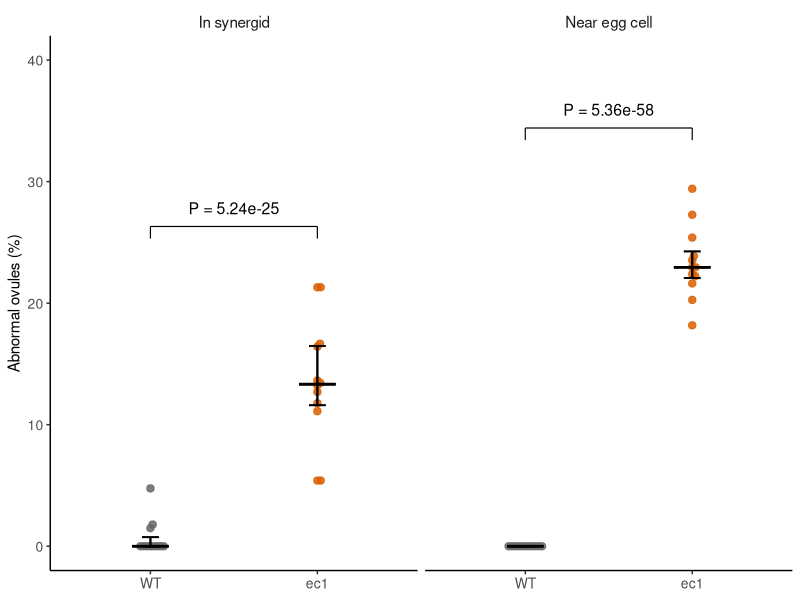
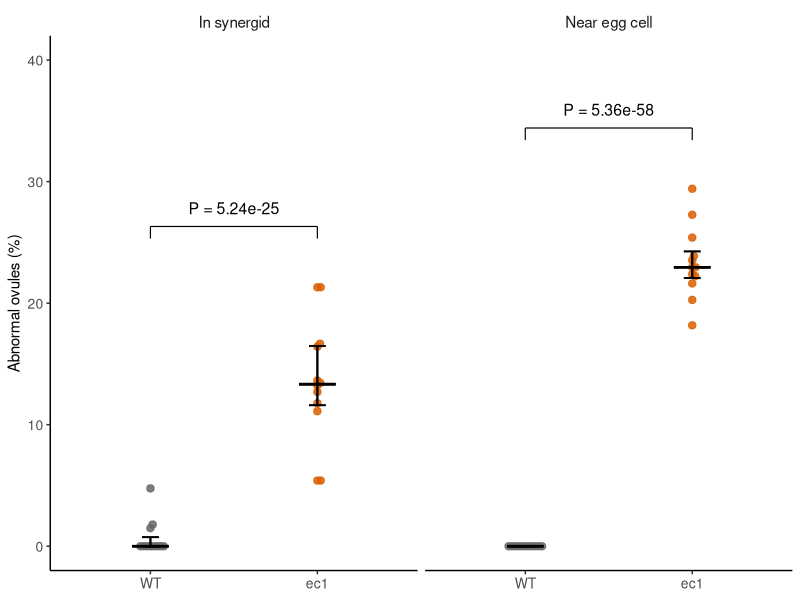

The R source for these figures, in order:
library(dplyr)
library(tidyr)
library(ggplot2)
library(ggbeeswarm)

# ---------------------------------------------------------------------------
# Data reconstruction for Fig. 3 abnormal ovule phenotype analysis.
# This script reproduces the original selection of wild-type and ec1 counts
# and generates the boxplot summary used in the publication.
# ---------------------------------------------------------------------------

ec1 <- data.frame(
  genotype = "ec1",
  total = c(72,74,74,66,66,67,63,67,61,68,61,68),
  normal = c(5,11,5,5,11,15,6,4,6,6,10,9),
  abnormal_1 = c(8,4,4,9,11,11,8,9,13,9,13,8),
  abnormal_2 = c(16,16,15,12,18,16,16,15,14,20,14,16)
)

WT <- data.frame(
  genotype = "WT",
  total = c(47,64,64,69,63,67,70,59,73,56,67),
  normal = c(27,27,33,21,36,42,42,32,23,31,38),
  abnormal_1 = c(0,0,0,0,3,0,0,0,0,1,1),
  abnormal_2 = c(0,0,0,0,0,0,0,0,0,0,0)
)

df <- bind_rows(ec1, WT)

# Convert the count table to a long data frame for plotting and summary stats.
df_long <- df %>%
  pivot_longer(
    cols = c(abnormal_1, abnormal_2),
    names_to = "pheno",
    values_to = "abnormal"
  ) %>%
  mutate(
    rate = 100 * abnormal / total,
    genotype = factor(genotype, levels = c("WT", "ec1")),
    pheno = factor(
      pheno,
      levels = c("abnormal_2", "abnormal_1"),
      labels = c("Near egg cell", "In synergid")
    )
  )

# Summary statistics used for the confidence-interval-style overlay.
sum_df <- df_long %>%
  group_by(pheno, genotype) %>%
  summarise(
    q1  = quantile(rate, 0.25),
    med = median(rate),
    q3  = quantile(rate, 0.75),
    .groups = "drop"
  )

# Keep the figure annotations aligned with the paper's statistical validation:
# the main annotation labels are based on the binomial logistic regression model.
# Fisher exact tests are retained only as a complementary sanity check.
mat1 <- matrix(c(
  sum(df$abnormal_1[df$genotype == "ec1"]),
  sum(df$total[df$genotype == "ec1"] - df$abnormal_1[df$genotype == "ec1"]),
  sum(df$abnormal_1[df$genotype == "WT"]),
  sum(df$total[df$genotype == "WT"] - df$abnormal_1[df$genotype == "WT"])
), nrow = 2, byrow = TRUE)

p1 <- fisher.test(mat1)$p.value

mat2 <- matrix(c(
  sum(df$abnormal_2[df$genotype == "ec1"]),
  sum(df$total[df$genotype == "ec1"] - df$abnormal_2[df$genotype == "ec1"]),
  sum(df$abnormal_2[df$genotype == "WT"]),
  sum(df$total[df$genotype == "WT"] - df$abnormal_2[df$genotype == "WT"])
), nrow = 2, byrow = TRUE)

p2 <- fisher.test(mat2)$p.value

fisher_results <- tibble(
  pheno = levels(df_long$pheno),
  fisher_p_value = c(p1, p2)
)

# Show the exact p-value in the publication-style annotation instead of asterisks.
p_to_label <- function(p) sprintf("P = %.2e", p)

# Logistic regression is the validation used for the figure annotation in the paper.
logit_results <- df_long %>%
  group_by(pheno) %>%
  group_modify(~ {
    fit_null <- glm(
      cbind(abnormal, total - abnormal) ~ 1,
      family = binomial(link = "logit"),
      data = .x
    )
    fit_full <- glm(
      cbind(abnormal, total - abnormal) ~ genotype,
      family = binomial(link = "logit"),
      data = .x
    )
    lrt <- anova(fit_null, fit_full, test = "LRT")

    tibble(
      chi_square = lrt$Deviance[2],
      df = lrt$Df[2],
      p_value = lrt$`Pr(>Chi)`[2]
    )
  }) %>%
  ungroup() %>%
  mutate(label = sapply(p_value, p_to_label))

# Use the model-based p-values for the annotation labels shown in the figure.
anno_df <- data.frame(
  pheno = levels(df_long$pheno),
  x1 = 1,
  x2 = 2,
  y = c(
    max(df_long$rate[df_long$pheno == levels(df_long$pheno)[1]]) + 5,
    max(df_long$rate[df_long$pheno == levels(df_long$pheno)[2]]) + 5
  ),
  label = logit_results$label
)

# Create the publication-style boxplot with beeswarm points and significance bars.
p <- ggplot(df_long, aes(x = genotype, y = rate, color = genotype)) +
  geom_beeswarm(
    size = 2.2,
    alpha = 0.85,
    priority = "density"
  ) +
  geom_linerange(
    data = sum_df,
    aes(x = genotype, ymin = q1, ymax = q3),
    inherit.aes = FALSE,
    linewidth = 0.8,
    color = "black"
  ) +
  geom_errorbar(
    data = sum_df,
    aes(x = genotype, ymin = med, ymax = med),
    width = 0.22,
    linewidth = 0.9,
    inherit.aes = FALSE,
    color = "black"
  ) +
  geom_errorbar(
    data = sum_df,
    aes(x = genotype, ymin = q1, ymax = q1),
    width = 0.10,
    linewidth = 0.6,
    inherit.aes = FALSE,
    color = "black"
  ) +
  geom_errorbar(
    data = sum_df,
    aes(x = genotype, ymin = q3, ymax = q3),
    width = 0.10,
    linewidth = 0.6,
    inherit.aes = FALSE,
    color = "black"
  ) +
  geom_segment(
    data = anno_df,
    aes(x = x1, xend = x2, y = y, yend = y),
    inherit.aes = FALSE,
    linewidth = 0.4
  ) +
  geom_segment(
    data = anno_df,
    aes(x = x1, xend = x1, y = y, yend = y - 1),
    inherit.aes = FALSE,
    linewidth = 0.4
  ) +
  geom_segment(
    data = anno_df,
    aes(x = x2, xend = x2, y = y, yend = y - 1),
    inherit.aes = FALSE,
    linewidth = 0.4
  ) +
  geom_text(
    data = anno_df,
    aes(x = 1.5, y = y + 1.5, label = label),
    inherit.aes = FALSE,
    size = 4
  ) +
  facet_wrap(~ pheno, nrow = 1, scales = "fixed") +
  scale_color_manual(values = c("WT" = "grey40", "ec1" = "#D95F02")) +
  scale_y_continuous(name = "Abnormal ovules (%)", limits = c(0, 40)) +
  xlab(NULL) +
  theme_classic(base_size = 11) +
  theme(
    strip.background = element_blank(),
    strip.text = element_text(size = 11),
    axis.line = element_line(linewidth = 0.5),
    axis.ticks = element_line(linewidth = 0.5),
    axis.text = element_text(size = 10),
    axis.title.y = element_text(size = 11),
    legend.position = "none"
  )

print(p)

if (!dir.exists("../plots")) dir.create("../plots", recursive = TRUE)
ggsave("../plots/abnormal_ovule_synergid.pdf", p, width = 3.5, height = 3)

# ---------------------------------------------------------------------------
# Binomial logistic regression with a likelihood-ratio test.
# These are the validation results used to match the paper's annotation logic.
# ---------------------------------------------------------------------------
logit_results <- logit_results %>%
  arrange(factor(pheno, levels = levels(df_long$pheno)))

print(logit_results)
